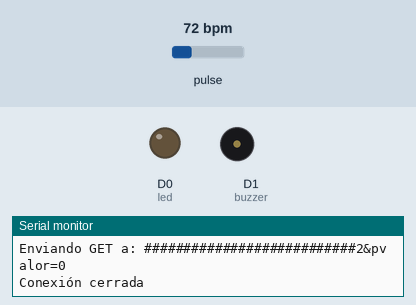
Recording of a sketch running on a simulated ESP8266 (NodeMCU). Shown: output pins drawn as LEDs (lit = HIGH), buzzer (waves = sounding, pin HIGH), the last lines printed to the serial monitor. The inputs (shaded band) are chosen by the test bench; at power-on: pulse 72 bpm. WiFi joins after 1.5 s; servers stay silent unless stated; uploads are accepted with an empty reply.

Above: at 3.3 s.
3.4 s: pulse set to 99 bpm
7.3 s: pulse set to 102 bpm
At 11.1 s:
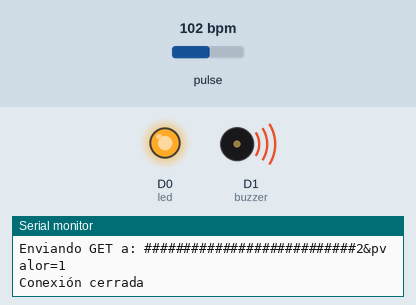
11.4 s: pulse set to 42 bpm
At 14.8 s:
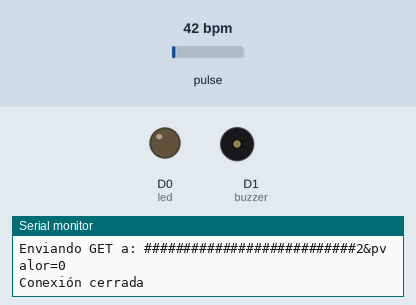
15.2 s: pulse set to 130 bpm
At 18.5 s:
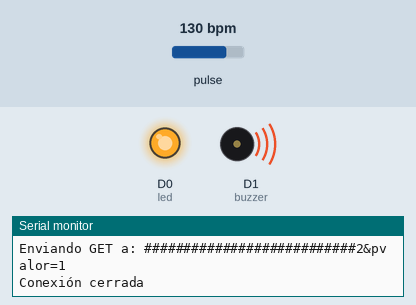
Timing chart, 0 to 20.0 s (numbered marks = the images above; inputs shaded):
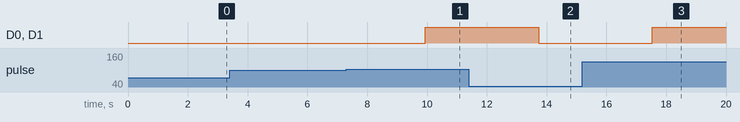

The sketch:

PulseSensor.ino
```cpp
#include <ESP8266WiFi.h>
#include <WiFiClientSecure.h>

#define USE_ARDUINO_INTERRUPTS false  // <-- ESTO ES CRUCIAL PARA ESP8266
#include <PulseSensorPlayground.h>

const char* ssid     = "SSID";
const char* password = "####";
const char* server   = "apex.oracle.com";

#define led D0
#define buzzer D1

WiFiClientSecure client;

const int PulseWire = A0;
int Threshold = 550;

PulseSensorPlayground pulseSensor;

void setup() {
  Serial.begin(115200);
  delay(100);

  Serial.print("Connecting to WiFi: ");
  Serial.println(ssid);
  WiFi.begin(ssid, password);

  while (WiFi.status() != WL_CONNECTED) {
    Serial.print(".");
    delay(1000);
  }

  Serial.println("\nWiFi connected!");
  Serial.print("IP: ");
  Serial.println(WiFi.localIP());

  client.setInsecure();  // Para evitar problemas con certificados HTTPS

  // Configurar sensor
  pulseSensor.analogInput(PulseWire);
  pulseSensor.setThreshold(Threshold);

  if (pulseSensor.begin()) {
    Serial.println("PulseSensor iniciado correctamente.");
  } else {
    Serial.println("Error iniciando PulseSensor.");
  }

  // Configurar pines de salida
  pinMode(led, OUTPUT);
  pinMode(buzzer, OUTPUT);
}

void loop() {
  latidos();
  delay(2000); // Intervalo de espera entre lecturas
}

void latidos(){
  if (pulseSensor.sawStartOfBeat()) {
    int myBPM = pulseSensor.getBeatsPerMinute();
    Serial.println("\n♥ Latido detectado");
    Serial.print("BPM: ");
    Serial.println(myBPM);

    sendData(42, "Pulso", myBPM);

    if (myBPM > 100){
      digitalWrite(led, HIGH);       // Enciende LED
      Serial.println("LED Encendido");
      digitalWrite(buzzer, HIGH);    // Enciende buzzer
      Serial.println("Buzzer Encendido");
      sendAct(1, 1);
      sendAct(2, 1);
    } else {
      digitalWrite(led, LOW);        // Apaga LED
      Serial.println("LED Apagado");
      digitalWrite(buzzer, LOW);     // Apaga buzzer
      Serial.println("Buzzer Apagado");
      sendAct(1, 0);
      sendAct(2, 0);
    }
  }
  delay(1000);  // Intervalo seguro de envío
}

void sendData(int sensor, String tipo, int valor) {
  if (!client.connect(server, 443)) {
    Serial.println("Fallo la conexión al servidor!");
    return;
  }

  String url = "###############################" + String(sensor) + "&ptipo=" + tipo + "&pvalor=" + String(valor);
  Serial.print("Enviando GET a: ");
  Serial.println(url);

  client.println("GET " + url + " HTTP/1.0");
  client.println("Host: apex.oracle.com");
  client.println("Connection: close");
  client.println();

  while (client.connected()) {
    String line = client.readStringUntil('\n');
    if (line == "\r") break;
  }

  while (client.available()) {
    String line = client.readStringUntil('\n');
    Serial.println(line);
  }

  client.stop();
  Serial.println("Conexión cerrada\n");
}

void sendAct(int actuador, int valor) {
  if (!client.connect(server, 443)) {
    Serial.println("Fallo la conexión al servidor!");
    return;
  }

  String url = "###########################" + String(actuador) + "&pvalor=" + String(valor);

  Serial.print("Enviando GET a: ");
  Serial.println(url);

  client.println("GET " + url + " HTTP/1.0");
  client.println("Host: apex.oracle.com");
  client.println("Connection: close");
  client.println();

  while (client.connected()) {
    String line = client.readStringUntil('\n');
    if (line == "\r") {
      break;
    }
  }

  while (client.available()) {
    String line = client.readStringUntil('\n');
    Serial.println(line);
  }

  client.stop();
  Serial.println("Conexión cerrada\n");
}
```

Measured:
- the behaviour switches between 100 and 101 bpm on pulse (found by bisection; images 0 and 1)
- after the input at 7.3 s, D0 (led), D1 (buzzer): LOW → HIGH after 2.6 s
- after the input at 11.4 s, D0 (led), D1 (buzzer): HIGH → LOW after 2.3 s
- after the input at 15.2 s, D0 (led), D1 (buzzer): LOW → HIGH after 2.3 s
